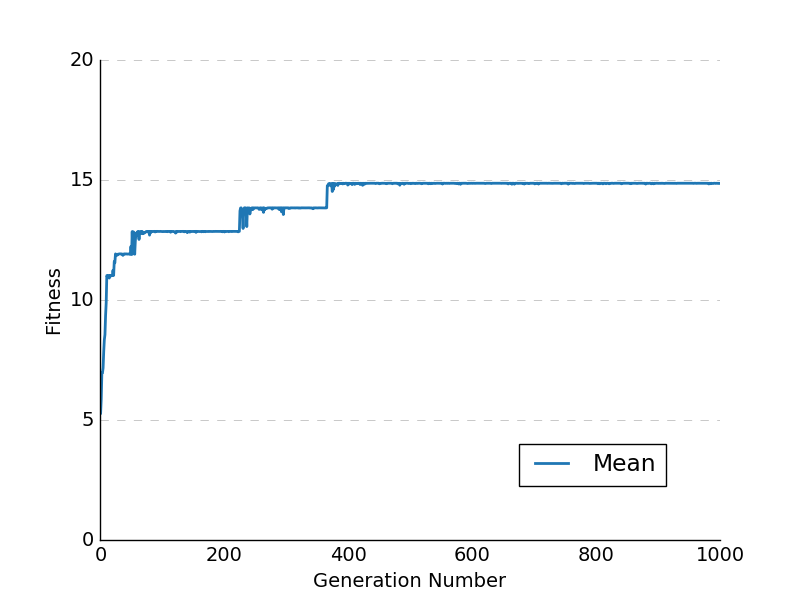

Write the Python code that produced this figure.
import numpy as np
import matplotlib.pyplot as plt
import math
import argparse

parser = argparse.ArgumentParser(description='Plot fitness logs from GA')
parser.add_argument('--in','-i', dest='filepath', required=False,
                  	default=None,
                    help='csv file for plotting')
                    
parser.add_argument('--out','-o', dest='output', required=False,
                  	default=None,
                    help='output filename')
                    
plt.rcParams.update({'font.size': 14})

args = parser.parse_args()

outfile = args.output if args.output != None and args.output != "" else "plot.png"

def tworound(x, base=2):
    return int(base * round(float(x)/base))

# example data
data = np.genfromtxt(args.filepath, delimiter=',', skip_header=1,
                     skip_footer=0, names=['GEN','MAX'])
                     
                     # These are the "Tableau 20" colors as RGB.    
tableau20 = [(31, 119, 180), (174, 199, 232), (255, 127, 14), (255, 187, 120),    
             (44, 160, 44), (152, 223, 138), (214, 39, 40), (255, 152, 150),    
             (148, 103, 189), (197, 176, 213), (140, 86, 75), (196, 156, 148),    
             (227, 119, 194), (247, 182, 210), (127, 127, 127), (199, 199, 199),    
             (188, 189, 34), (219, 219, 141), (23, 190, 207), (158, 218, 229)]    
  
# Scale the RGB values to the [0, 1] range, which is the format matplotlib accepts.    
for i in range(len(tableau20)):    
    r, g, b = tableau20[i]    
    tableau20[i] = (r / 255., g / 255., b / 255.)    

x = data['GEN']
yorig = data['MAX']
y = yorig
# y2 = 1.0/data['MIN']
# err = data['STD']
# errN = map(math.sqrt,data['NV'])
# stdErr = err/errN
# errPerc = (stdErr/yorig)
# yerr = y*errPerc

fig = plt.figure()

ax1 = fig.add_subplot(111)
ax1.spines["top"].set_visible(False)  
ax1.spines["right"].set_visible(False)  

#ax1.set_title("Genome Fitness")    
ax1.set_xlabel('Generation Number')
ax1.set_ylabel('Fitness')

#plt.fill_between(x, y-yerr,y+yerr, color="#3F5D7D")  
for n in range(0,100,5):
    plt.plot([-1,np.max(x)+1], [n,n], "--", lw=0.5, color="black", alpha=0.3)  
    
plt.tick_params(axis="both", which="both", bottom="off", top="off",labelbottom="on", left="off", right="off", labelleft="on") 

#ax1.plot(x,y2,color=tableau20[2],lw=1.5,label='Maximum')
# ax1.errorbar(x,y, yerr=yerr,color=tableau20[0], markersize='3.5',capsize=2.5, fmt='o')
ax1.plot(x, y, color=tableau20[0],lw=2, label='Mean')

plt.legend(bbox_to_anchor=(0.675, 0.2), loc=2, borderaxespad=0.)


plt.ylim(0,tworound(np.max(y)+3,5))

#plt.ylim(20,60)
plt.xlim(-1,np.max(x)+1)


plt.draw()
plt.savefig(outfile)
#plt.show()